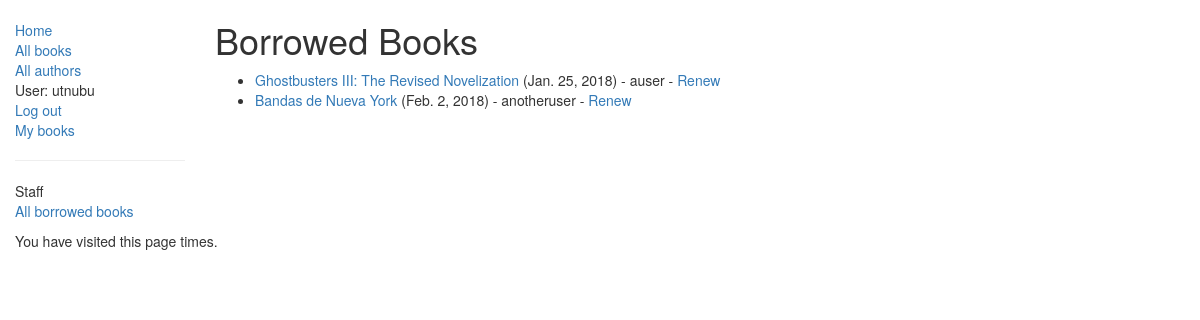
Page /catalog/borrowed/ (signed in) on the committed database.
### catalog/models.py (models this page shows, shortened)
class BookInstance(models.Model):
    id = models.UUIDField(primary_key=True, default=uuid.uuid4, help_text="Unique ID for this book across the whole library")
    book = models.ForeignKey(Book, on_delete=models.SET_NULL, null=True)
    imprint = models.CharField(max_length=200)
    due_back = models.DateField(null=True, blank=True)
    LOAN_STATUS = (
        ('m', 'Maintenance'),
        ('o', 'On Loan'),
        ('a', 'Available'),
        ('r', 'Reserved'),
        ('p', 'Between Matter Phases'),
        ('x', 'Trapped in Dimension X'),
        ('k', 'Not Yet Provided By The Free Market')
    )
    status = models.CharField(max_length=1, choices=LOAN_STATUS, blank=True, default='m', help_text='Book availability')
    borrower = models.ForeignKey(User, on_delete=models.SET_NULL, null=True, blank=True)
    class Meta:
        ordering = ['due_back']
        permissions = (("can_mark_returned", "Set book as returned"),("can_renew", "Renew book due date"))
    @property
    def is_overdue(self):
        if self.due_back and date.today() > self.due_back:
            return True
        return False

class Book(models.Model):
    title = models.CharField(max_length=200)
    author = models.ForeignKey('Author', on_delete=models.SET_NULL, null=True)
    summary = models.TextField(max_length=1000, help_text="Please enter a BRIEF description of the book")
    isbn = models.CharField('ISBN', max_length=13, help_text='13-character <a href="https://www.isbn-international.org/content/what-isbn">ISBN number</a>')
    genre = models.ManyToManyField(Genre, help_text="Select a genre for this book")
    language = models.ForeignKey(Language, on_delete=models.SET_NULL, null=True)
    def get_absolute_url(self):
        return reverse('book-detail', args=[str(self.id)])
    def display_genre(self):
        """
        Returns first 3 genres in short description string so admin site can display
        """
        return ', '.join([genre.name for genre in self.genre.all()[:3]])
    display_genre.short_description = 'Hurf Blurf'

### catalog/views.py (the view)
class AllBooksLoanedListView(PermissionRequiredMixin, LoginRequiredMixin, generic.ListView):
    permission_required = ('catalog.can_mark_returned', )
    model = BookInstance
    template_name = 'catalog/bookinstance_list_borrowed_all.html'
    paginate_by = 10
    def get_queryset(self):
        return BookInstance.objects.filter(status__exact='o').order_by('due_back')

### catalog/templates/catalog/bookinstance_list_borrowed_all.html
{% extends "base_generic.html" %}
{% block content %}
    <h1>Borrowed Books</h1>
    {% if bookinstance_list %}
    <ul>
        {% for bookinst in bookinstance_list %}
        <li class="{% if bookinst.is_overdue %}text-danger{% endif %}">
            <a href="{{ bookinst.book.get_absolute_url }}">{{ bookinst.book.title }}</a> ({{ bookinst.due_back }}) - {{ bookinst.borrower }}
            {% if perms.catalog.can_renew %}- <a href="{% url 'renew-book-librarian' bookinst.id %}">Renew</a>{% endif %}
        </li>
        {% endfor %}
    </ul>
    {% else %}
    <p>No books have been borrowed.</p>
    {% endif %}
{% endblock %}

### catalog/templates/base_generic.html (shortened to what this page needs)
<!DOCTYPE html>
<html lang="en">
    <head>
        <link rel="stylesheet" href="https://maxcdn.bootstrapcdn.com/bootstrap/3.3.7/css/bootstrap.min.css">
        {% load static %}
        <link rel="stylesheet" href="{% static 'css/style.css' %}">
    </head>
    <body>
        <div class="container-fluid">
            <div class="row">
                <div class="col-sm-2">
                    {% block sidebar %}
                    <ul class="sidebar-nav">
                        <li><a href="{% url 'index' %}">Home</a></li>
                        <li><a href="{% url 'books' %}">All books</a></li>
                        <li><a href="{% url 'authors' %}">All authors</a></li>
                        {% if user.is_authenticated %}
                        <li>User: {{ user.get_username }}</li>
                        <li><a href="{% url 'logout' %}?next={{ request.path }}">Log out</a></li>
                        <li><a href="{% url 'borrowed-books' %}">My books</a></li>
                        {% else %}
                        <li><a href="{% url 'login' %}?next={{ request.path }}">Log in</a></li>
                        {% endif %}
                        {% if perms.catalog.can_mark_returned %}
                        <hr>
                        Staff
                        <li><a href="{% url 'all-borrowed-books' %}">All borrowed books</a></li>
                        {% endif %}
                    </ul>
                    {% endblock %}
                </div>
                <div class="col-sm-10">
                    {% block content %}{% endblock %}
                </div>
            </div>
            <p>You have visited this page {{ num_visits }} {% if num_visits == 1 %}time{% else %}times{% endif %}.</p>
        </div>
    </body>
</html>

### catalog/static/css/style.css (style rules this page uses)
.sidebar-nav { margin-top: 20px; padding: 0; list-style: none; }

### rows in the picture
BookInstance: book "Ghostbusters III: The Revised Novelization", due_back "Jan. 25, 2018", borrower "auser"
BookInstance: book "Bandas de Nueva York", due_back "Feb. 2, 2018", borrower "anotheruser"

### other values in the picture
{{ user.get_username }} "utnubu"
